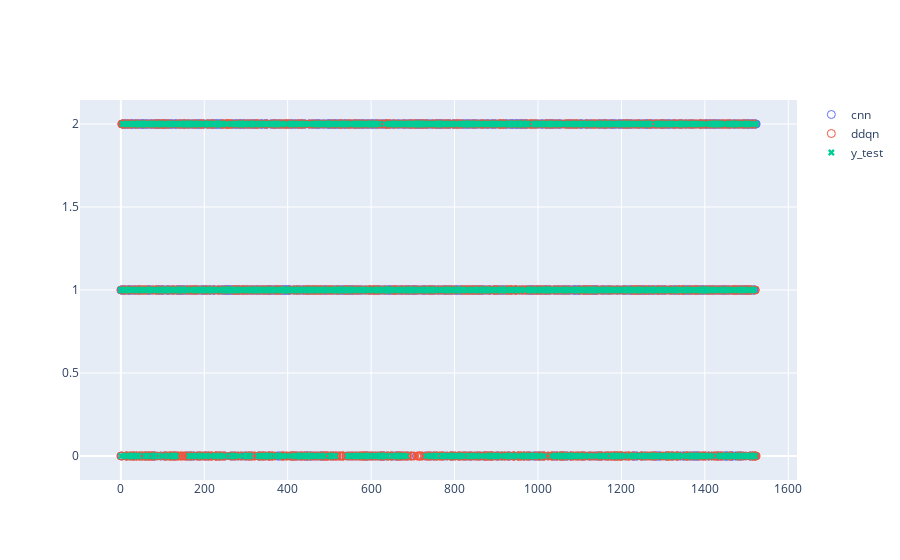

Notebook cell for this chart:
### Code cell
# Only plotting when different CNN and DDQN predictions, they don't match when predicting 0 and 2
fig = go.Figure()


fig.add_trace(go.Scatter(x=df_predictions.index, y=df_predictions[df_predictions['diff']!=0]['CNN'], mode='markers', marker_symbol='circle-open', marker_size=8, name='cnn'))
fig.add_trace(go.Scatter(x=df_predictions.index, y=df_predictions[df_predictions['diff']!=0]['DDQN'], mode='markers',marker_symbol='circle-open', marker_size=8, name='ddqn'))

fig.add_trace(go.Scatter(x=df_predictions.index, y=df_predictions[df_predictions['diff']!=0]['y_test'], mode='markers',marker_symbol='x', name='y_test'))

### Figure 1 — Plotly figure (JSON) as saved in the notebook; plotly's stock layout.template omitted (floating-point values rounded to 4 significant figures; data arrays with more than 128 entries replaced by an {"elided": "..."} marker saying what was removed)
{"data": [{"marker": {"size": 8, "symbol": "circle-open"}, "mode": "markers", "name": "cnn", "type": "scatter", "x": {"elided": "10545 int values"}, "y": {"elided": "1524 int values"}}, {"marker": {"size": 8, "symbol": "circle-open"}, "mode": "markers", "name": "ddqn", "type": "scatter", "x": {"elided": "10545 int values"}, "y": {"elided": "1524 int values"}}, {"marker": {"symbol": "x"}, "mode": "markers", "name": "y_test", "type": "scatter", "x": {"elided": "10545 int values"}, "y": {"elided": "1524 int values"}}], "layout": {}}
